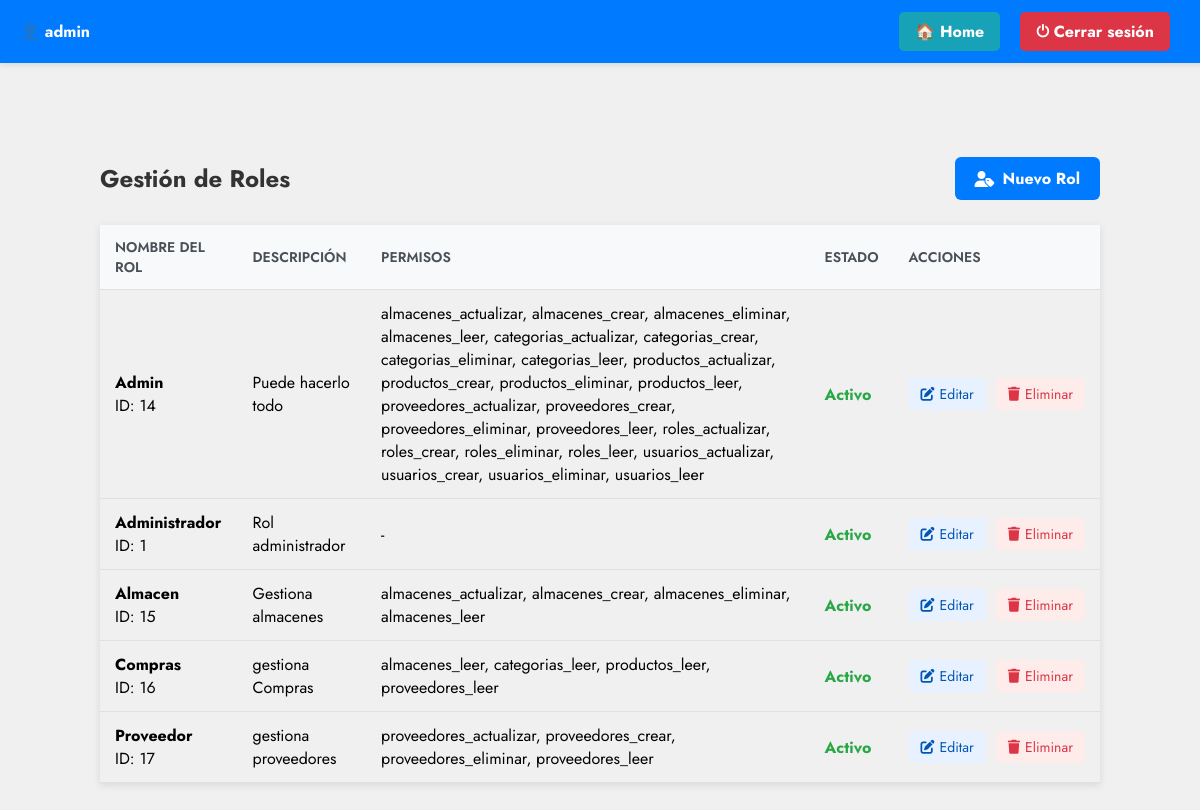
Before: /roles/ (signed in) with the older database file.
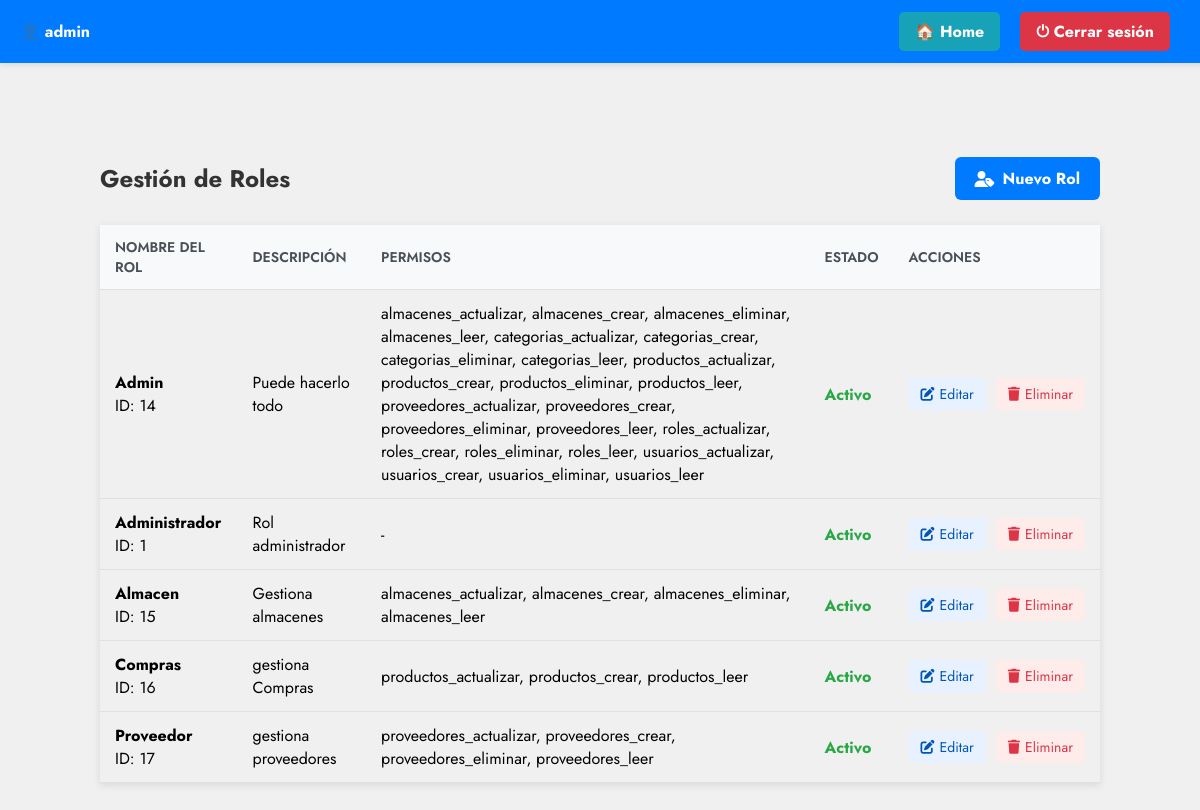
After: the same page with the newer database file.
### account/models.py (models this page shows, shortened)
class Usuario(AbstractUser):
    rol = models.ForeignKey('Rol', on_delete=models.SET_NULL, null=True, blank=True)
    estado = models.BooleanField(default=True)
    nombres = models.CharField(max_length=100, blank=True, null=True)
    apellidos = models.CharField(max_length=100, blank=True, null=True)
    class Meta:
        verbose_name = 'Usuario'
        verbose_name_plural = 'Usuarios'

class Rol(models.Model):
    nombre = models.CharField(max_length=100, unique=True)
    descripcion = models.TextField(blank=True, null=True)
    permisos = models.TextField(blank=True, default='')  # TextField para strings custom (e.g., 'gestionar_usuarios, productos_leer')
    estado = models.BooleanField(default=True)
    creado_en = models.DateTimeField(auto_now_add=True)
    actualizado_en = models.DateTimeField(auto_now=True)

### account/views.py (the view)
# urls.py: path('roles/', roles_listar, name='roles_listar'),
@login_required_custom
@role_required(module='roles', action='leer')
def roles_listar(request):
    roles = Rol.objects.all().order_by('nombre')
    permisos = {
        'leer': _user_has_permission(request.user, 'roles', 'leer'),
        'editar': _user_has_permission(request.user, 'roles', 'actualizar'),
        'eliminar': _user_has_permission(request.user, 'roles', 'eliminar'),
        'crear': _user_has_permission(request.user, 'roles', 'crear'),
    }
    return render(request, 'account/roles_listar.html', {
        'roles': roles,
        'titulo': 'Lista de Roles',
        'permisos': permisos,
    })

### account/templates/account/roles_listar.html (shortened to what this page needs)
{% load static %}
<!DOCTYPE html>
<html lang="es">
<head>
    <link rel="stylesheet" href="{% static 'account/css/roles.css' %}">
    <link rel="stylesheet" href="https://cdnjs.cloudflare.com/ajax/libs/font-awesome/6.5.0/css/all.min.css">
</head>
<body>
    <div class="topbar">
        <div class="user-info">👤 {{ user.username }}</div>
        <div class="actions">
            <a href="{% url 'dashboard' %}" class="home-btn">🏠 Home</a>
            <a href="{% url 'logout' %}" class="logout-btn">⏻ Cerrar sesión</a>
        </div>
    </div>
    <div class="container">
        <div class="header">
            <h1 class="title">Gestión de Roles</h1>
            {% if permisos.crear %}
                <a href="{% url 'roles_crear' %}" class="btn btn-primary">
                    <i class="fas fa-user-tag"></i> Nuevo Rol
                </a>
            {% endif %}
        </div>
        <table class="products-table">
            <thead>
                <tr>
                    <th>Nombre del Rol</th>
                    <th>Descripción</th>
                    <th>Permisos</th>
                    <th>Estado</th>
                    {% if permisos.editar or permisos.eliminar %}
                        <th>Acciones</th>
                    {% endif %}
                </tr>
            </thead>
            <tbody>
                {% for rol in roles %}
                <tr>
                    <td>
                        <strong>{{ rol.nombre }}</strong>
                        <div class="text-muted small">ID: {{ rol.id }}</div>
                    </td>
                    <td>{{ rol.descripcion|default:"-" }}</td>
                    <td>{{ rol.permisos|default:"-" }}</td>
                    <td>
                        {% if rol.estado %}
                            <span class="estado-activo">Activo</span>
                        {% else %}
                            <span class="estado-inactivo">Inactivo</span>
                        {% endif %}
                    </td>
                    <td>
                        <div class="action-links">
                            {% if permisos.editar %}
                                <a href="{% url 'roles_editar' rol.id %}" class="action-link edit-link">
                                    <i class="fas fa-edit"></i> Editar
                                </a>
                            {% endif %}
                            {% if permisos.eliminar %}
                                <a href="{% url 'roles_eliminar' rol.id %}" class="action-link delete-link">
                                    <i class="fas fa-trash"></i> Eliminar
                                </a>
                            {% endif %}
                        </div>
                    </td>
                </tr>
                {% endfor %}
            </tbody>
        </table>
    </div>
</body>
</html>

### account/static/account/css/roles.css (style rules this page uses)
body { font-family: 'Jost', sans-serif; background-color: #f5f5f5; display: flex; justify-content: center; align-items: center; min-height: 100vh; margin: 0; padding: 20px; }

### account/templates/account/roles_listar.html (style rules this page uses)
body { margin: 0; padding-top: 70px; font-family: 'Jost', sans-serif; background: #f0f0f0; }
.topbar { background: #007bff; color: white; padding: 12px 20px; display: flex; justify-content: space-between; align-items: center; width: 100%; position: fixed; top: 0; left: 0; box-shadow: 0 2px 6px rgba(0,0,0,0.1); z-index: 1000; }
.topbar .user-info { font-weight: bold; display: flex; align-items: center; gap: 15px; }
.topbar .actions { display: flex; gap: 10px; margin-right: 50px; }
.topbar a { border: none; padding: 8px 16px; border-radius: 5px; text-decoration: none; font-weight: bold; cursor: pointer; margin-left: 10px; color: white; }
.topbar .home-btn { background: #17a2b8; }
.topbar .logout-btn { background: #dc3545; }
.container { width: 90%; max-width: 1000px; margin: 30px auto; }
.header { display: flex; justify-content: space-between; align-items: center; margin-bottom: 25px; flex-wrap: wrap; gap: 15px; }
.title { font-size: 24px; color: #333; margin: 0; }
.btn { display: inline-flex; align-items: center; gap: 8px; padding: 10px 20px; border-radius: 6px; text-decoration: none; font-weight: bold; transition: all 0.3s; }
.btn-primary { background-color: #007bff; color: white; }
.products-table { width: 100%; border-collapse: collapse; margin-top: 20px; box-shadow: 0 2px 8px rgba(0,0,0,0.1); }
.products-table th, .products-table td { padding: 12px 15px; text-align: left; border-bottom: 1px solid #e0e0e0; }
.products-table th { background-color: #f8f9fa; font-weight: 600; color: #495057; text-transform: uppercase; font-size: 14px; }
.action-links { display: flex; gap: 10px; }
.action-link { display: inline-flex; align-items: center; gap: 5px; padding: 6px 12px; border-radius: 4px; text-decoration: none; font-size: 14px; transition: all 0.2s; }
.edit-link { background-color: #e7f1ff; color: #0056b3; }
.delete-link { background-color: #fdecea; color: #dc3545; }
.estado-activo { color: #28a745; font-weight: bold; }

Changed rows visible on the page:
changed Rol "Compras": permisos "almacenes_leer, categorias_leer, productos_leer, proveedores_leer" → "productos_actualizar, productos_crear, productos_leer"
